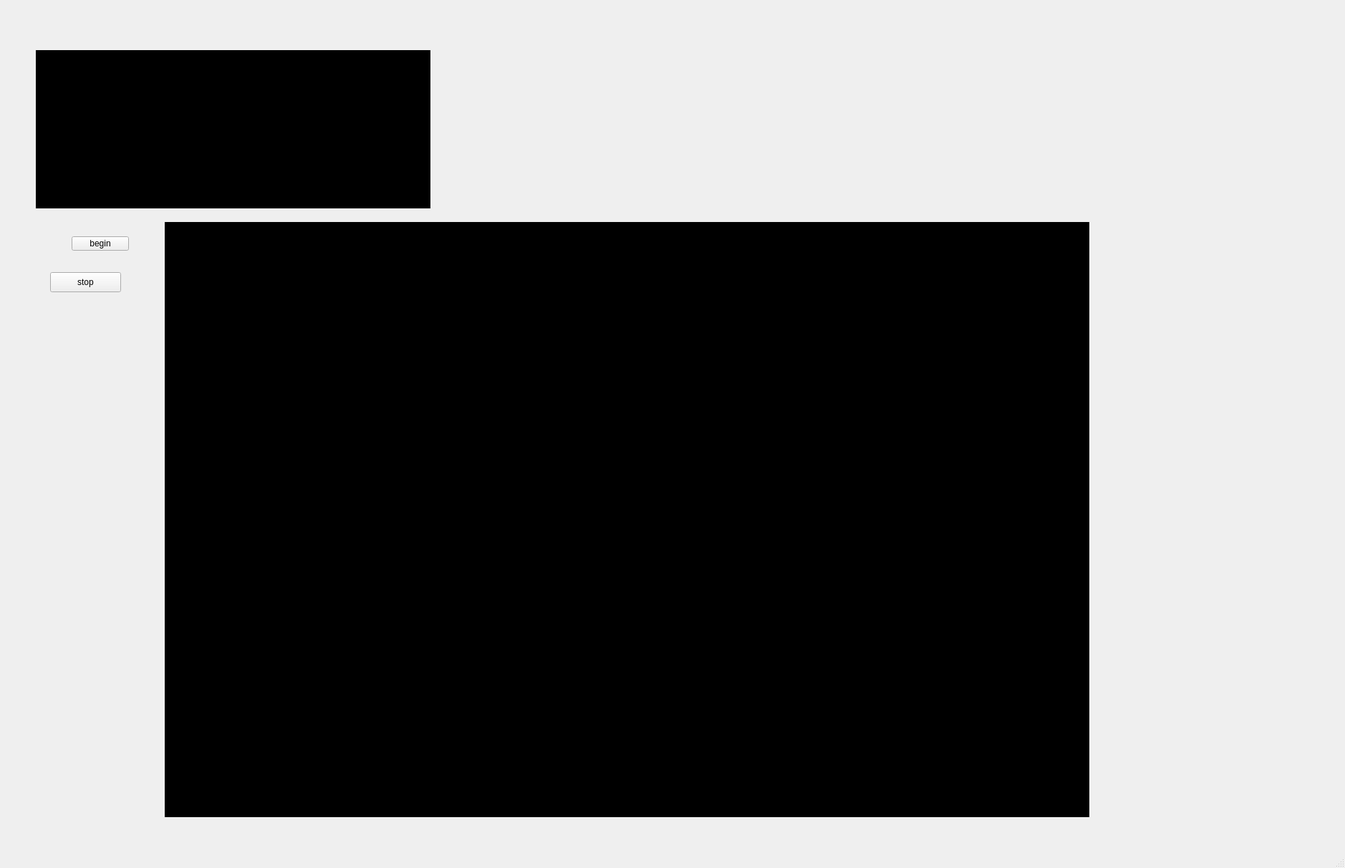
<?xml version="1.0" encoding="UTF-8"?>
<ui version="4.0">
 <class>MainWindow</class>
 <widget class="QMainWindow" name="MainWindow">
  <property name="geometry">
   <rect>
    <x>0</x>
    <y>0</y>
    <width>1878</width>
    <height>1212</height>
   </rect>
  </property>
  <property name="windowTitle">
   <string>MainWindow</string>
  </property>
  <widget class="QWidget" name="centralwidget">
   <widget class="QLabel" name="lb_show">
    <property name="geometry">
     <rect>
      <x>50</x>
      <y>70</y>
      <width>551</width>
      <height>221</height>
     </rect>
    </property>
    <property name="styleSheet">
     <string notr="true">background-color: rgb(0, 0, 0);</string>
    </property>
    <property name="text">
     <string/>
    </property>
   </widget>
   <widget class="QPushButton" name="pb_begin">
    <property name="geometry">
     <rect>
      <x>100</x>
      <y>330</y>
      <width>80</width>
      <height>20</height>
     </rect>
    </property>
    <property name="text">
     <string>begin</string>
    </property>
   </widget>
   <widget class="QPushButton" name="pushButton">
    <property name="geometry">
     <rect>
      <x>70</x>
      <y>380</y>
      <width>99</width>
      <height>28</height>
     </rect>
    </property>
    <property name="text">
     <string>stop</string>
    </property>
   </widget>
   <widget class="QLabel" name="lb_show2">
    <property name="geometry">
     <rect>
      <x>230</x>
      <y>310</y>
      <width>1291</width>
      <height>831</height>
     </rect>
    </property>
    <property name="styleSheet">
     <string notr="true">background-color: rgb(0, 0, 0);</string>
    </property>
    <property name="text">
     <string/>
    </property>
   </widget>
  </widget>
  <widget class="QMenuBar" name="menubar">
   <property name="geometry">
    <rect>
     <x>0</x>
     <y>0</y>
     <width>1878</width>
     <height>26</height>
    </rect>
   </property>
  </widget>
  <widget class="QStatusBar" name="statusbar"/>
 </widget>
 <resources/>
 <connections/>
</ui>
